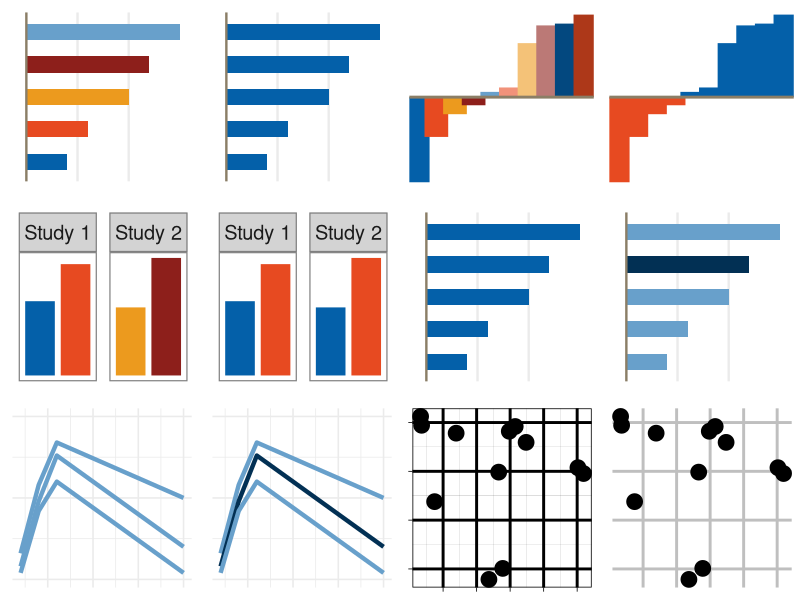

The R script that drew this image:
# Color for emphasis or distinction

rm(list=ls())
library(ggplot2)
library(dplyr)
library(reshape2)
library(gridExtra)

#######################################################
## Novartis look and feel functions
#######################################################
Novartis.Color.Palette <- structure(
  c(  "#0460A9", "#CDDFEE", "#9BBFDD", "#68A0CB", "#03487F", "#023054",
      "#E74A21", "#FADBD3", "#F5B7A6", "#F1927A", "#AD3819", "#742510",
      "#EC9A1E", "#FBEBD2", "#F7D7A5", "#F4C278", "#B17416", "#764D0F",
      "#8D1F1B", "#E8D2D1", "#D1A5A4", "#BB7976", "#6A1714", "#46100E",
      "#7F7F7F", "#E5E5E5", "#CCCCCC", "#B2B2B2", "#5F5F5F", "#404040",
      "#CCCCCC", "#F5F5F5", "#EBEBEB", "#E0E0E0", "#999999", "#666666",
      "#404040", "#D9D9D9", "#B3B3B3", "#8C8C8C", "#303030", "#202020"
  ),.Dim = c(6L, 7L),
  .Dimnames = list(c("Hue", "Tint3", "Tint2", "Tint1", "Shade1", "Shade2"),
                   c("Novartis Blue", "Sienna", "Apricot", "Carmine", 
                     "Gray", "Light Gray", "Dark Gray")))

ggColor <- function(n.colors = 50, color.values = c("Hue", "Tint1", "Shade1"), 
                    color.hues = c(1:4)){
  color.vec <- as.vector(t(Novartis.Color.Palette[color.values,color.hues]))
  
  rep.colors <- 1
  if(n.colors > length(color.vec)){
    rep.colors <- ceiling(n.colors/length(color.vec))
  }
  
  ggcolor <- scale_color_manual(values = rep(color.vec,rep.colors))
  return(ggcolor)
}

ggFill <- function(n.colors = 42, color.values = c("Hue", "Tint1", "Shade1"), 
                   color.hues = c(1:4)){
  color.vec <- as.vector(t(Novartis.Color.Palette[color.values,color.hues]))
  
  rep.colors <- 1
  if(n.colors > length(color.vec)){
    rep.colors <- ceiling(n.colors/length(color.vec))
  }
  
  ggcolor <- scale_fill_manual(values = rep(color.vec,rep.colors))
  return(ggcolor)
}


## Set theme
theme_set(theme_minimal(base_size=18))
th <- theme(panel.grid.minor=element_blank(),
            panel.grid.major=element_blank(),
            axis.title.y=element_blank(),
            axis.text.y=element_blank(),
            axis.title.x=element_blank(),
            axis.text.x=element_blank(),
            strip.background = element_rect(fill = "lightgrey", colour = "grey50"),
            panel.background = element_rect(fill = "white", colour = "grey50")
)


##############################################################################
##  Simple bar chart
##############################################################################

# Do not use color to differentiate between categories of the same variable. 
# The second version of the graph below is more effective. 
# The reader is much more likely to compare the bars when they look alike than 
# when they look different.

## Make data
df <- data.frame(trt=c("A", "B", "C","D","E"),
                 cause=c(4,6,10,12,15),
                 highlight = c(2,2,2,1,2))

a1 <- ggplot(df, aes(x=trt, y=cause, group=trt, fill=trt)) +
  geom_bar(width=0.5, stat = "identity") +  
  geom_hline(yintercept = 0, colour = "wheat4", linetype=1, size=0.8)+ 
  ggFill() +
  scale_y_continuous(breaks=c(0, 5, 10)) +
  coord_flip() +
  theme(panel.grid.minor=element_blank(),
        panel.grid.major.y=element_blank(), 
        axis.ticks = element_blank(),
        axis.text.y = element_blank(),
        axis.text.x = element_blank(),
        legend.position="none",
        axis.title.x=element_blank(),
        axis.title.y=element_blank())

ggsave(a1, file="GWCOL_a1.png", width = 80, height = 80, units = "mm", dpi = 300)

a2 <- ggplot(df, aes(x=trt, y=cause, group=trt, fill=trt)) +
  geom_bar(width=0.5, stat = "identity") +  
  geom_hline(yintercept = 0, colour = "wheat4", linetype=1, size=0.8)+ 
  ggFill(color.values = "Hue", color.hues = 1) +
  scale_y_continuous(breaks=c(0, 5, 10)) + 
  coord_flip() +
  theme(panel.grid.minor=element_blank(), 
        panel.grid.major.y=element_blank(),
        axis.ticks = element_blank(), 
        axis.text.y = element_blank(),
        axis.text.x = element_blank(),
        legend.position="none",
        axis.title.x=element_blank(),
        axis.title.y=element_blank())

ggsave(a2, file="GWCOL_a2.png", width = 80, height = 80, units = "mm", dpi = 300)


#########################################################################
##  Simple waterfall plot
#########################################################################

## Distinction
## Use colors or shades to represent meaningful differences.

## generate data
set.seed(123)
dat <- data.frame(x=1:10, ratio=sort(runif(10,0,2)))

#create flag
dat$col_flag <- dat$ratio > 1

b1 <- ggplot(dat, aes(color=factor(ratio))) +
  geom_segment(aes(x=x,xend=x,y=1, yend=ratio), size=8) +
  geom_hline(yintercept = 1, colour = "wheat4", linetype=1, size=1)+ 
  theme_minimal(base_size=9) + ggColor() + 
  theme(panel.grid.minor=element_blank(), 
        panel.grid.major=element_blank(),
        axis.ticks = element_blank(), 
        axis.text = element_blank(),
        legend.position="none",
        axis.title.x=element_blank(),
        axis.title.y=element_blank()
  )

ggsave(b1, file="GWCOL_b1.png", width = 80, height = 80, units = "mm", dpi = 300)


b2 <- ggplot(dat, aes(color=col_flag)) +
  geom_segment(aes(x=x,xend=x,y=1, yend=ratio), size=8) +
  geom_hline(yintercept = 1, colour = "wheat4", linetype=1, size=1)+ 
  theme_minimal(base_size=9) + ggColor(color.hues=c(2,1)) + 
  theme(panel.grid.minor=element_blank(), 
        panel.grid.major=element_blank(),
        axis.ticks = element_blank(), 
        axis.text = element_blank(),
        legend.position="none",
        axis.title.x=element_blank(),
        axis.title.y=element_blank())

ggsave(b2, file="GWCOL_b2.png", width = 80, height = 80, units = "mm", dpi = 300)


###################################################################
## Simple horizontal bar chart
###################################################################

## Consistency
## Be consistent. Use the same colors to  mean the same things in a series of graphs.


## make data
distance <- data.frame(expand.grid(study=c("Study 1","Study 2"), trt=c("A","B")))
distance$y <- c(1.2, 1.1, 1.8, 1.9)

c1 <- ggplot(distance, aes(x=trt, y=y, ymin=0, ymax=y,  colour=factor(paste0(study,"-",trt)))) + 
  facet_wrap(~study, ncol=2) + geom_linerange(size=10) + 
  th +  ggColor() +
  theme(axis.text.y = element_blank())+
  theme(legend.position = "top") +  
  theme(axis.text.y = element_blank()) + 
  guides(color = "none") 

ggsave(c1, file="GWCOL_c1.png", width = 80, height = 80, units = "mm", dpi = 300)


# Panels removed, groups of interest put next to one another.

c2 <- ggplot(distance, aes(x=trt, y=y, ymin=0, ymax=y,  colour=factor(trt)))+ 
  facet_wrap(~study, ncol=2) + geom_linerange(size=10) + 
  th +  ggColor() +
  theme(axis.text.y = element_blank())+
  theme(legend.position = "top") +  
  theme(axis.text.y = element_blank()) + 
  guides(color = "none") 

ggsave(c2, file="GWCOL_c2.png", width = 80, height = 80, units = "mm", dpi = 300)


#################################################################
##  Simple bar chart
#################################################################

## Using color for emphasis
## Use a darker shade or different colour to highlight/emphasize a focal point.

# Make data
df <- data.frame(trt=c("A", "B", "C","D","E"),
                 cause=c(4,6,10,12,15),
                 highlight = c(2,2,2,1,2))

d1 <- ggplot(df, aes(x=trt, y=cause, group=trt, fill=trt)) +
  geom_bar(width=0.5, stat = "identity") +  
  geom_hline(yintercept = 0, colour = "wheat4", linetype=1, size=0.8)+ 
  ggFill(color.values = "Hue", color.hues = 1) +
  scale_y_continuous(breaks=c(0, 5, 10)) + 
  coord_flip() +
  theme(panel.grid.minor=element_blank(), 
        panel.grid.major.y=element_blank(),
        axis.ticks = element_blank(), 
        axis.text.y = element_blank(),
        axis.text.x = element_blank(),
        legend.position="none",
        axis.title.x=element_blank(),
        axis.title.y=element_blank())

ggsave(d1, file="GWCOL_d1.png", width = 80, height = 80, units = "mm", dpi = 300)


d2 <- ggplot(df, aes(x=trt, y=cause, group=trt, fill=factor(highlight))) + 
  geom_bar(width=0.5, stat = "identity") +  
  geom_hline(yintercept = 0, colour = "wheat4", linetype=1, size=0.8)+ 
  ggFill(color.values = c("Shade2","Tint1"), color.hues = c(1)) + 
  scale_y_continuous(breaks=c(0, 5, 10)) + 
  coord_flip() +
  theme(panel.grid.minor=element_blank(), 
        panel.grid.major.y=element_blank(),
        axis.ticks = element_blank(), 
        axis.text.y = element_blank(),
        axis.text.x = element_blank(),
        legend.position="none",
        axis.title.x=element_blank(),
        axis.title.y=element_blank())


ggsave(d2, file="GWCOL_d2.png", width = 80, height = 80, units = "mm", dpi = 300)



#########################################################################
## Simple line plot
#########################################################################

## Using color for emphasis
## Use a darker shade or different colour to highlight/emphasize a focal point.
## Same example but with a line plot as an illustration. 

# make data
df <- data.frame(trt=rep(c("Dose 1", "Dose 2", "Dose 3"), each=4),
                 highlight=rep(c("Y", "N", "Y"), each=4),
                 visit=rep(c(1, 2, 3, 10),3),
                 response=c(0.8, 2.9, 4.2,2.5, 0.4, 2.4,3.8,1.0,0.2, 2.1,3.0,0.2))
#head(df)

# define a minimal theme
th_con <- theme_minimal(base_size = 12 ) +  
  theme(legend.position="none",
        axis.title.y=element_blank(),
        axis.text.y=element_blank(),
        axis.title.x=element_blank(),
        axis.text.x=element_blank()
  )    

## Dummy color value
e1 <- ggplot(df, aes(x=visit, y=response, group=trt, color = 'Y')) + 
  geom_line(size=1.5) + ggColor(color.values = "Tint1", color.hues = c(1)) + 
  scale_y_continuous(limits = c(0, 5), breaks = c(0,2.5, 5)) +
  th_con 

ggsave(e1, file="GWCOL_e1.png", width = 80, height = 80, units = "mm", dpi = 300)


## Use highlight dummy value for highlighting the dose
e2 <- ggplot(df, aes(x=visit, y=response, group=trt, color = highlight)) + 
  geom_line(size=1.5) + ggColor(color.values = c("Shade2","Tint1"), color.hues = c(1)) + 
  scale_y_continuous(limits = c(0, 5), breaks = c(0,2.5, 5)) +
  th_con 

ggsave(e2, file="GWCOL_e2.png", width = 80, height = 80, units = "mm", dpi = 300)

#########################################################################
## Simple scatter plot
#########################################################################

## Thinking about gridlines
## Soften gridlines using a light colour such as gray and reduce the size to be less 
## prominent than the data.


set.seed(1)

# Create some data
df <- data.frame(cause=c(rnorm(12,2,2)),
                 effect=c(rnorm(12,2,2))
)

f1 <- ggplot(df, aes(x=cause, y=effect)) + 
  geom_point(size=5) +
  theme_linedraw(base_size=12) +
  theme(legend.position="none",
        axis.title.y=element_blank(),
        axis.text.y=element_blank(),
        axis.title.x=element_blank(),
        axis.text.x=element_blank(),
        panel.grid.major=element_line(size = 1)
  ) 

ggsave(f1, file="GWCOL_f1.png", width = 80, height = 80, units = "mm", dpi = 300)

f2 <- ggplot(df, aes(x=cause, y=effect)) + 
  geom_point(size=5) +
  theme_minimal(base_size = 12 ) +  
  theme(panel.grid.minor=element_blank(),
        legend.position="none",
        axis.title.y=element_blank(),
        axis.text.y=element_blank(),
        axis.title.x=element_blank(),
        axis.text.x=element_blank(),
        panel.grid.major=element_line(size = 1, color = rgb(0.75,0.75,0.75))
  ) 


ggsave(f2, file="GWCOL_f2.png", width = 80, height = 80, units = "mm", dpi = 300)



################################################################
## Plot all examples in to a single file
################################################################
all <- grid.arrange(a1, a2, b1, b2, c1, c2, d1, d2, e1, e2, f1, f2, ncol = 4)
ggsave(all, file="GWCOL_all.png", width = 280, height = 220, units = "mm", dpi = 300)
